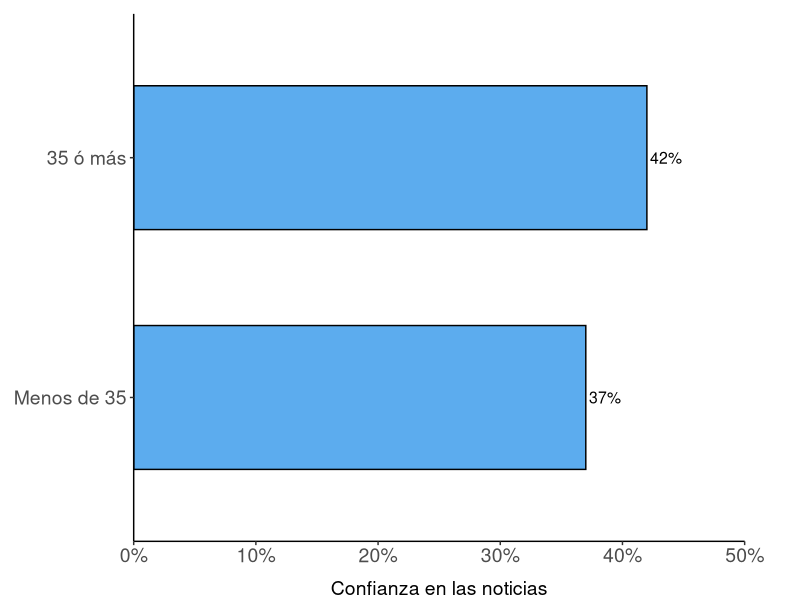
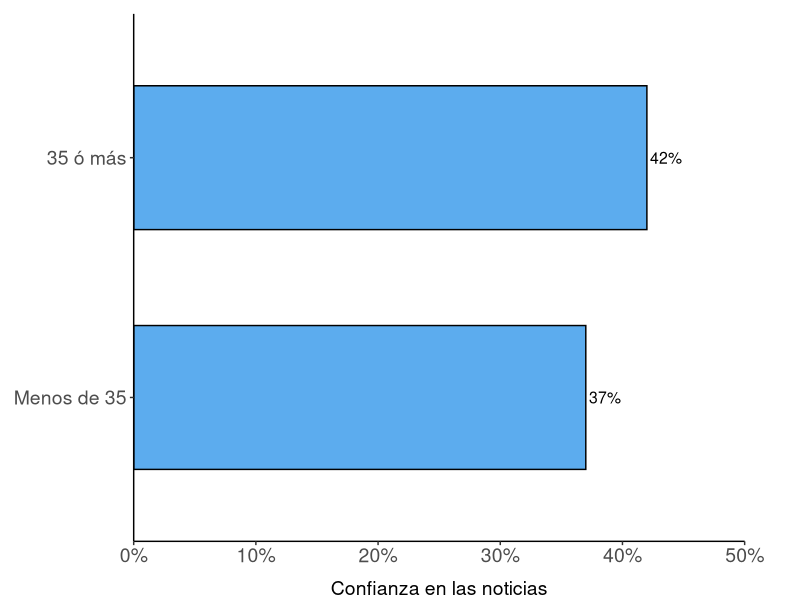

Here is the R script that generated these plots, in order:
library(ggplot2)

# Datos
df <- data.frame(
  grupo = c("Menos de 35", "35 ó más"),
  confianza = c(37, 42)  
)

#Gráfica
gr_confianza<-ggplot(df, aes(x = confianza, y = reorder(grupo, confianza))) +
  geom_col(fill = "#5CACEE", width = 0.6, color="black") + 
  geom_text(aes(label = paste0(confianza, "%")),
            hjust = -0.1, color = "black", size = 4) +
  scale_x_continuous(labels = scales::percent_format(scale = 1), 
                     limits = c(0, 50),
                     expand = expansion(mult = c(0,0))) +
  labs(x = "Confianza en las noticias", y = NULL) +
  theme_classic() +
  theme(
    panel.grid.major.y = element_blank(),
    panel.grid.minor = element_blank(),
    axis.text.y = element_text(size = 14),
    axis.text.x = element_text(size = 14),
    axis.title.x = element_text(margin = margin(t = 10),
                                size = 14),
    plot.margin = margin(l=10, r=40, t=10)
  )

gr_confianza

#Guardar gráfica
ggsave("outputs/grafic_cap_025/f1_confianza.jpg",
       plot=gr_confianza,
       width = 8,
       height =5, 
       dpi=300)

